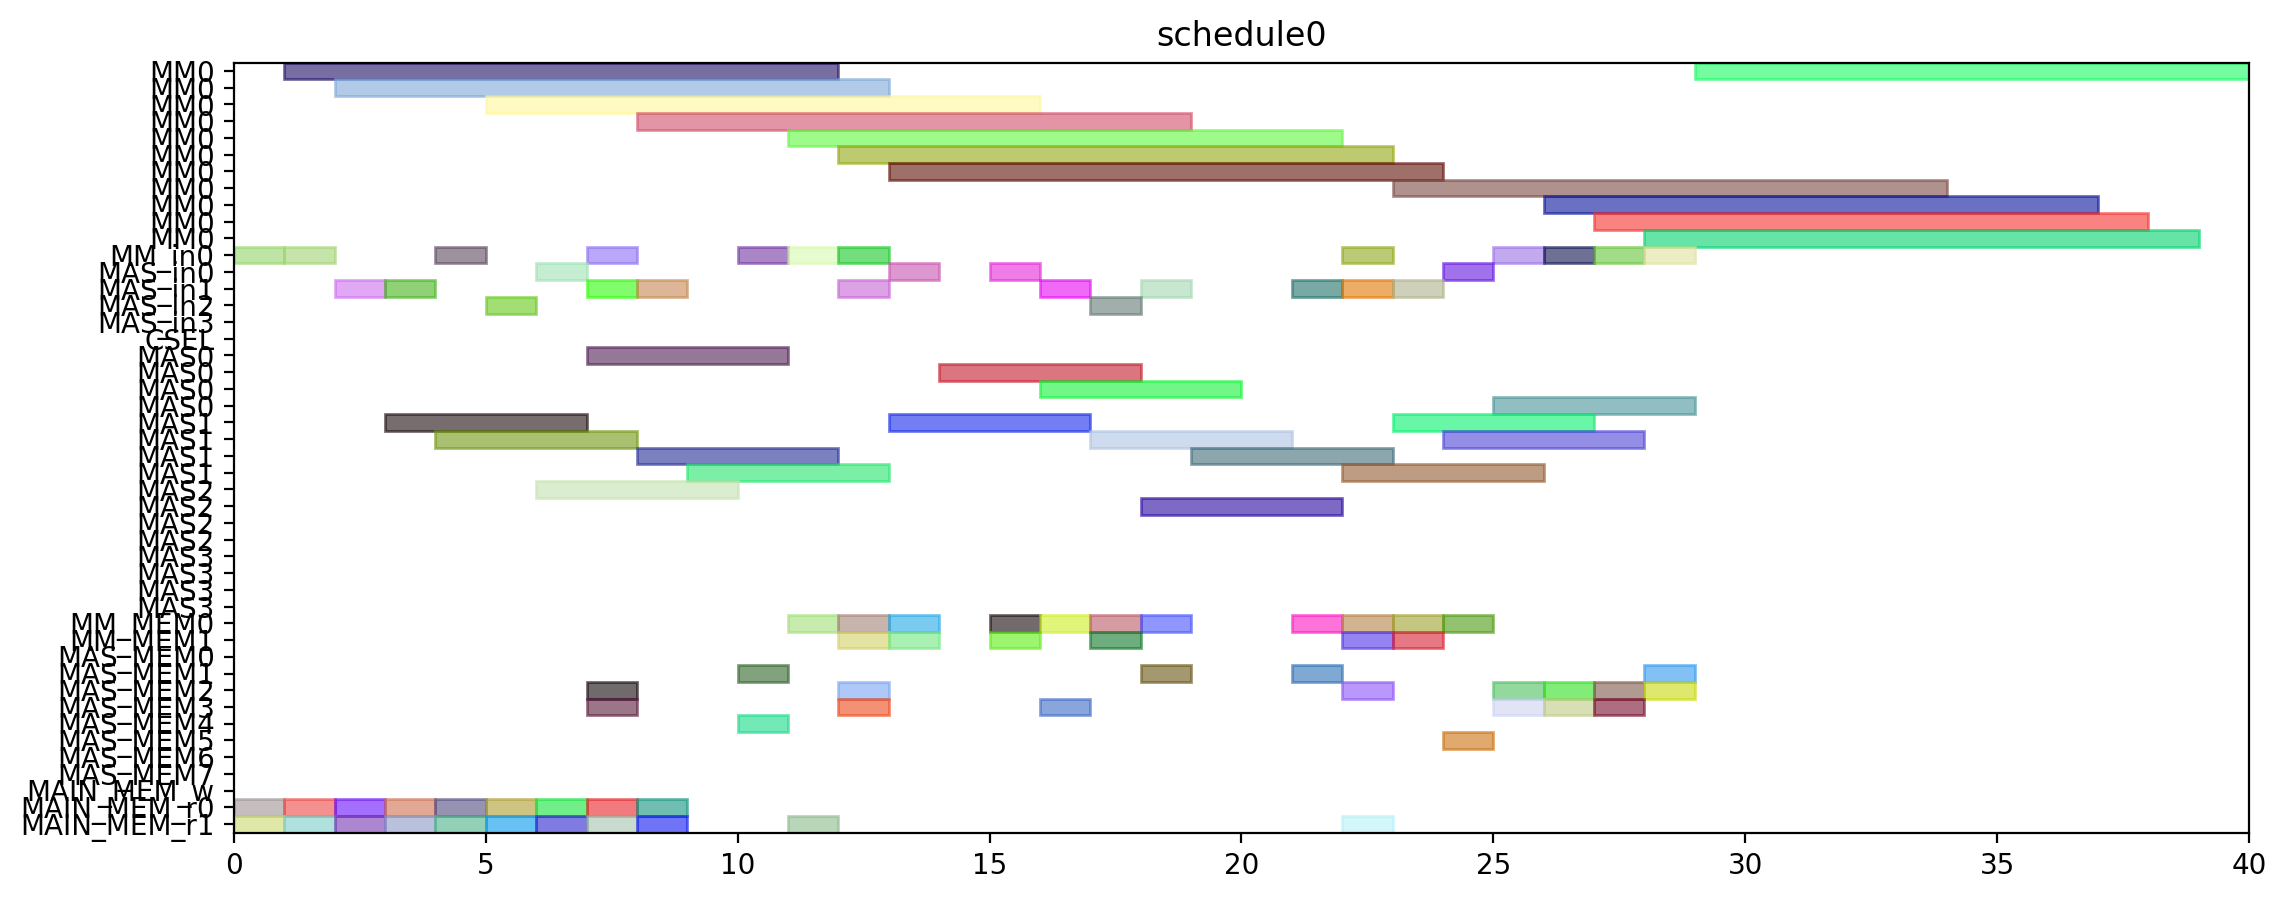

This chart was generated by the following Python code:
from pyschedule import Scenario, solvers, plotters, alt


def solve():
	horizon = 120
	S = Scenario("schedule0", horizon=horizon)

	# resource
	MM = S.Resources('MM', num=1, size=11)
	MM_in = S.Resources('MM_in', num=1)
	MAS_in = S.Resources('MAS_in', num=4)
	CSEL = S.Resource('CSEL')
	MAS = S.Resources('MAS', num=4, size=4, periods=range(1, horizon))
	MM_MEM = S.Resources('MM_MEM', num=2)
	MAS_MEM = S.Resources('MAS_MEM', num=8)
	MAIN_MEM_w = S.Resource('MAIN_MEM_w', size=1)
	MAIN_MEM_r = S.Resources('MAIN_MEM_r', num=2)

	# result of previous scheduling

	# new tasks
	t0 = S.Task('t0', length=11, delay_cost=1)
	t0 += alt(MM)
	t0_in = S.Task('t0_in', length=1, delay_cost=1)
	t0_in += alt(MM_in)
	S += t0_in*MM_in[0]<=t0*MM[0]
	t0_mem0 = S.Task('t0_mem0', length=1, delay_cost=1)
	t0_mem0 += MAIN_MEM_r[0]
	S += t0_mem0 <= t0

	t0_mem1 = S.Task('t0_mem1', length=1, delay_cost=1)
	t0_mem1 += MAIN_MEM_r[1]
	S += t0_mem1 <= t0

	t1 = S.Task('t1', length=11, delay_cost=1)
	t1 += alt(MM)
	t1_in = S.Task('t1_in', length=1, delay_cost=1)
	t1_in += alt(MM_in)
	S += t1_in*MM_in[0]<=t1*MM[0]
	t1_mem0 = S.Task('t1_mem0', length=1, delay_cost=1)
	t1_mem0 += MAIN_MEM_r[0]
	S += t1_mem0 <= t1

	t1_mem1 = S.Task('t1_mem1', length=1, delay_cost=1)
	t1_mem1 += MAIN_MEM_r[1]
	S += t1_mem1 <= t1

	t2 = S.Task('t2', length=11, delay_cost=1)
	t2 += alt(MM)
	t2_in = S.Task('t2_in', length=1, delay_cost=1)
	t2_in += alt(MM_in)
	S += t2_in*MM_in[0]<=t2*MM[0]
	t2_mem0 = S.Task('t2_mem0', length=1, delay_cost=1)
	t2_mem0 += MAIN_MEM_r[0]
	S += t2_mem0 <= t2

	t2_mem1 = S.Task('t2_mem1', length=1, delay_cost=1)
	t2_mem1 += MAIN_MEM_r[1]
	S += t2_mem1 <= t2

	t3 = S.Task('t3', length=4, delay_cost=1)
	t3 += alt(MAS)
	t3_in = S.Task('t3_in', length=1, delay_cost=1)
	t3_in += alt(MAS_in)
	S += t3_in*MAS_in[0]<=t3*MAS[0]

	S += t3_in*MAS_in[1]<=t3*MAS[1]

	S += t3_in*MAS_in[2]<=t3*MAS[2]

	S += t3_in*MAS_in[3]<=t3*MAS[3]

	t3_mem0 = S.Task('t3_mem0', length=1, delay_cost=1)
	t3_mem0 += MAIN_MEM_r[0]
	S += t3_mem0 <= t3

	t3_mem1 = S.Task('t3_mem1', length=1, delay_cost=1)
	t3_mem1 += MAIN_MEM_r[1]
	S += t3_mem1 <= t3

	t4 = S.Task('t4', length=4, delay_cost=1)
	t4 += alt(MAS)
	t4_in = S.Task('t4_in', length=1, delay_cost=1)
	t4_in += alt(MAS_in)
	S += t4_in*MAS_in[0]<=t4*MAS[0]

	S += t4_in*MAS_in[1]<=t4*MAS[1]

	S += t4_in*MAS_in[2]<=t4*MAS[2]

	S += t4_in*MAS_in[3]<=t4*MAS[3]

	t4_mem0 = S.Task('t4_mem0', length=1, delay_cost=1)
	t4_mem0 += MAIN_MEM_r[0]
	S += t4_mem0 <= t4

	t4_mem1 = S.Task('t4_mem1', length=1, delay_cost=1)
	t4_mem1 += MAIN_MEM_r[1]
	S += t4_mem1 <= t4

	t8 = S.Task('t8', length=4, delay_cost=1)
	t8 += alt(MAS)
	t8_in = S.Task('t8_in', length=1, delay_cost=1)
	t8_in += alt(MAS_in)
	S += t8_in*MAS_in[0]<=t8*MAS[0]

	S += t8_in*MAS_in[1]<=t8*MAS[1]

	S += t8_in*MAS_in[2]<=t8*MAS[2]

	S += t8_in*MAS_in[3]<=t8*MAS[3]

	t8_mem0 = S.Task('t8_mem0', length=1, delay_cost=1)
	t8_mem0 += MAIN_MEM_r[0]
	S += t8_mem0 <= t8

	t8_mem1 = S.Task('t8_mem1', length=1, delay_cost=1)
	t8_mem1 += MAIN_MEM_r[1]
	S += t8_mem1 <= t8

	t9 = S.Task('t9', length=4, delay_cost=1)
	t9 += alt(MAS)
	t9_in = S.Task('t9_in', length=1, delay_cost=1)
	t9_in += alt(MAS_in)
	S += t9_in*MAS_in[0]<=t9*MAS[0]

	S += t9_in*MAS_in[1]<=t9*MAS[1]

	S += t9_in*MAS_in[2]<=t9*MAS[2]

	S += t9_in*MAS_in[3]<=t9*MAS[3]

	t9_mem0 = S.Task('t9_mem0', length=1, delay_cost=1)
	t9_mem0 += MAIN_MEM_r[0]
	S += t9_mem0 <= t9

	t9_mem1 = S.Task('t9_mem1', length=1, delay_cost=1)
	t9_mem1 += MAIN_MEM_r[1]
	S += t9_mem1 <= t9

	t13 = S.Task('t13', length=4, delay_cost=1)
	t13 += alt(MAS)
	t13_in = S.Task('t13_in', length=1, delay_cost=1)
	t13_in += alt(MAS_in)
	S += t13_in*MAS_in[0]<=t13*MAS[0]

	S += t13_in*MAS_in[1]<=t13*MAS[1]

	S += t13_in*MAS_in[2]<=t13*MAS[2]

	S += t13_in*MAS_in[3]<=t13*MAS[3]

	t13_mem0 = S.Task('t13_mem0', length=1, delay_cost=1)
	t13_mem0 += MAIN_MEM_r[0]
	S += t13_mem0 <= t13

	t13_mem1 = S.Task('t13_mem1', length=1, delay_cost=1)
	t13_mem1 += MAIN_MEM_r[1]
	S += t13_mem1 <= t13

	t14 = S.Task('t14', length=4, delay_cost=1)
	t14 += alt(MAS)
	t14_in = S.Task('t14_in', length=1, delay_cost=1)
	t14_in += alt(MAS_in)
	S += t14_in*MAS_in[0]<=t14*MAS[0]

	S += t14_in*MAS_in[1]<=t14*MAS[1]

	S += t14_in*MAS_in[2]<=t14*MAS[2]

	S += t14_in*MAS_in[3]<=t14*MAS[3]

	t14_mem0 = S.Task('t14_mem0', length=1, delay_cost=1)
	t14_mem0 += MAIN_MEM_r[0]
	S += t14_mem0 <= t14

	t14_mem1 = S.Task('t14_mem1', length=1, delay_cost=1)
	t14_mem1 += MAIN_MEM_r[1]
	S += t14_mem1 <= t14

	t5 = S.Task('t5', length=11, delay_cost=1)
	t5 += alt(MM)
	t5_in = S.Task('t5_in', length=1, delay_cost=1)
	t5_in += alt(MM_in)
	S += t5_in*MM_in[0]<=t5*MM[0]
	t5_mem0 = S.Task('t5_mem0', length=1, delay_cost=1)
	t5_mem0 += alt(MAS_MEM)
	S += (t3*MAS[0])-1 < t5_mem0*MAS_MEM[0]
	S += (t3*MAS[1])-1 < t5_mem0*MAS_MEM[2]
	S += (t3*MAS[2])-1 < t5_mem0*MAS_MEM[4]
	S += (t3*MAS[3])-1 < t5_mem0*MAS_MEM[6]
	S += t5_mem0 <= t5

	t5_mem1 = S.Task('t5_mem1', length=1, delay_cost=1)
	t5_mem1 += alt(MAS_MEM)
	S += (t4*MAS[0])-1 < t5_mem1*MAS_MEM[1]
	S += (t4*MAS[1])-1 < t5_mem1*MAS_MEM[3]
	S += (t4*MAS[2])-1 < t5_mem1*MAS_MEM[5]
	S += (t4*MAS[3])-1 < t5_mem1*MAS_MEM[7]
	S += t5_mem1 <= t5

	t6 = S.Task('t6', length=4, delay_cost=1)
	t6 += alt(MAS)
	t6_in = S.Task('t6_in', length=1, delay_cost=1)
	t6_in += alt(MAS_in)
	S += t6_in*MAS_in[0]<=t6*MAS[0]

	S += t6_in*MAS_in[1]<=t6*MAS[1]

	S += t6_in*MAS_in[2]<=t6*MAS[2]

	S += t6_in*MAS_in[3]<=t6*MAS[3]

	t6_mem0 = S.Task('t6_mem0', length=1, delay_cost=1)
	t6_mem0 += alt(MM_MEM)
	S += (t0*MM[0])-1 < t6_mem0*MM_MEM[0]
	S += t6_mem0 <= t6

	t6_mem1 = S.Task('t6_mem1', length=1, delay_cost=1)
	t6_mem1 += alt(MM_MEM)
	S += (t1*MM[0])-1 < t6_mem1*MM_MEM[1]
	S += t6_mem1 <= t6

	t10 = S.Task('t10', length=11, delay_cost=1)
	t10 += alt(MM)
	t10_in = S.Task('t10_in', length=1, delay_cost=1)
	t10_in += alt(MM_in)
	S += t10_in*MM_in[0]<=t10*MM[0]
	t10_mem0 = S.Task('t10_mem0', length=1, delay_cost=1)
	t10_mem0 += alt(MAS_MEM)
	S += (t8*MAS[0])-1 < t10_mem0*MAS_MEM[0]
	S += (t8*MAS[1])-1 < t10_mem0*MAS_MEM[2]
	S += (t8*MAS[2])-1 < t10_mem0*MAS_MEM[4]
	S += (t8*MAS[3])-1 < t10_mem0*MAS_MEM[6]
	S += t10_mem0 <= t10

	t10_mem1 = S.Task('t10_mem1', length=1, delay_cost=1)
	t10_mem1 += alt(MAS_MEM)
	S += (t9*MAS[0])-1 < t10_mem1*MAS_MEM[1]
	S += (t9*MAS[1])-1 < t10_mem1*MAS_MEM[3]
	S += (t9*MAS[2])-1 < t10_mem1*MAS_MEM[5]
	S += (t9*MAS[3])-1 < t10_mem1*MAS_MEM[7]
	S += t10_mem1 <= t10

	t11 = S.Task('t11', length=4, delay_cost=1)
	t11 += alt(MAS)
	t11_in = S.Task('t11_in', length=1, delay_cost=1)
	t11_in += alt(MAS_in)
	S += t11_in*MAS_in[0]<=t11*MAS[0]

	S += t11_in*MAS_in[1]<=t11*MAS[1]

	S += t11_in*MAS_in[2]<=t11*MAS[2]

	S += t11_in*MAS_in[3]<=t11*MAS[3]

	t11_mem0 = S.Task('t11_mem0', length=1, delay_cost=1)
	t11_mem0 += alt(MM_MEM)
	S += (t1*MM[0])-1 < t11_mem0*MM_MEM[0]
	S += t11_mem0 <= t11

	t11_mem1 = S.Task('t11_mem1', length=1, delay_cost=1)
	t11_mem1 += alt(MM_MEM)
	S += (t2*MM[0])-1 < t11_mem1*MM_MEM[1]
	S += t11_mem1 <= t11

	t15 = S.Task('t15', length=11, delay_cost=1)
	t15 += alt(MM)
	t15_in = S.Task('t15_in', length=1, delay_cost=1)
	t15_in += alt(MM_in)
	S += t15_in*MM_in[0]<=t15*MM[0]
	t15_mem0 = S.Task('t15_mem0', length=1, delay_cost=1)
	t15_mem0 += alt(MAS_MEM)
	S += (t13*MAS[0])-1 < t15_mem0*MAS_MEM[0]
	S += (t13*MAS[1])-1 < t15_mem0*MAS_MEM[2]
	S += (t13*MAS[2])-1 < t15_mem0*MAS_MEM[4]
	S += (t13*MAS[3])-1 < t15_mem0*MAS_MEM[6]
	S += t15_mem0 <= t15

	t15_mem1 = S.Task('t15_mem1', length=1, delay_cost=1)
	t15_mem1 += alt(MAS_MEM)
	S += (t14*MAS[0])-1 < t15_mem1*MAS_MEM[1]
	S += (t14*MAS[1])-1 < t15_mem1*MAS_MEM[3]
	S += (t14*MAS[2])-1 < t15_mem1*MAS_MEM[5]
	S += (t14*MAS[3])-1 < t15_mem1*MAS_MEM[7]
	S += t15_mem1 <= t15

	t16 = S.Task('t16', length=4, delay_cost=1)
	t16 += alt(MAS)
	t16_in = S.Task('t16_in', length=1, delay_cost=1)
	t16_in += alt(MAS_in)
	S += t16_in*MAS_in[0]<=t16*MAS[0]

	S += t16_in*MAS_in[1]<=t16*MAS[1]

	S += t16_in*MAS_in[2]<=t16*MAS[2]

	S += t16_in*MAS_in[3]<=t16*MAS[3]

	t16_mem0 = S.Task('t16_mem0', length=1, delay_cost=1)
	t16_mem0 += alt(MM_MEM)
	S += (t0*MM[0])-1 < t16_mem0*MM_MEM[0]
	S += t16_mem0 <= t16

	t16_mem1 = S.Task('t16_mem1', length=1, delay_cost=1)
	t16_mem1 += alt(MM_MEM)
	S += (t2*MM[0])-1 < t16_mem1*MM_MEM[1]
	S += t16_mem1 <= t16

	t18 = S.Task('t18', length=4, delay_cost=1)
	t18 += alt(MAS)
	t18_in = S.Task('t18_in', length=1, delay_cost=1)
	t18_in += alt(MAS_in)
	S += t18_in*MAS_in[0]<=t18*MAS[0]

	S += t18_in*MAS_in[1]<=t18*MAS[1]

	S += t18_in*MAS_in[2]<=t18*MAS[2]

	S += t18_in*MAS_in[3]<=t18*MAS[3]

	t18_mem0 = S.Task('t18_mem0', length=1, delay_cost=1)
	t18_mem0 += alt(MM_MEM)
	S += (t0*MM[0])-1 < t18_mem0*MM_MEM[0]
	S += t18_mem0 <= t18

	t18_mem1 = S.Task('t18_mem1', length=1, delay_cost=1)
	t18_mem1 += alt(MM_MEM)
	S += (t0*MM[0])-1 < t18_mem1*MM_MEM[1]
	S += t18_mem1 <= t18

	t20 = S.Task('t20', length=11, delay_cost=1)
	t20 += alt(MM)
	t20_in = S.Task('t20_in', length=1, delay_cost=1)
	t20_in += alt(MM_in)
	S += t20_in*MM_in[0]<=t20*MM[0]
	t20_mem0 = S.Task('t20_mem0', length=1, delay_cost=1)
	t20_mem0 += alt(MM_MEM)
	S += (t2*MM[0])-1 < t20_mem0*MM_MEM[0]
	S += t20_mem0 <= t20

	t20_mem1 = S.Task('t20_mem1', length=1, delay_cost=1)
	t20_mem1 += MAIN_MEM_r[1]
	S += t20_mem1 <= t20

	t7 = S.Task('t7', length=4, delay_cost=1)
	t7 += alt(MAS)
	t7_in = S.Task('t7_in', length=1, delay_cost=1)
	t7_in += alt(MAS_in)
	S += t7_in*MAS_in[0]<=t7*MAS[0]

	S += t7_in*MAS_in[1]<=t7*MAS[1]

	S += t7_in*MAS_in[2]<=t7*MAS[2]

	S += t7_in*MAS_in[3]<=t7*MAS[3]

	t7_mem0 = S.Task('t7_mem0', length=1, delay_cost=1)
	t7_mem0 += alt(MM_MEM)
	S += (t5*MM[0])-1 < t7_mem0*MM_MEM[0]
	S += t7_mem0 <= t7

	t7_mem1 = S.Task('t7_mem1', length=1, delay_cost=1)
	t7_mem1 += alt(MAS_MEM)
	S += (t6*MAS[0])-1 < t7_mem1*MAS_MEM[1]
	S += (t6*MAS[1])-1 < t7_mem1*MAS_MEM[3]
	S += (t6*MAS[2])-1 < t7_mem1*MAS_MEM[5]
	S += (t6*MAS[3])-1 < t7_mem1*MAS_MEM[7]
	S += t7_mem1 <= t7

	t12 = S.Task('t12', length=4, delay_cost=1)
	t12 += alt(MAS)
	t12_in = S.Task('t12_in', length=1, delay_cost=1)
	t12_in += alt(MAS_in)
	S += t12_in*MAS_in[0]<=t12*MAS[0]

	S += t12_in*MAS_in[1]<=t12*MAS[1]

	S += t12_in*MAS_in[2]<=t12*MAS[2]

	S += t12_in*MAS_in[3]<=t12*MAS[3]

	t12_mem0 = S.Task('t12_mem0', length=1, delay_cost=1)
	t12_mem0 += alt(MM_MEM)
	S += (t10*MM[0])-1 < t12_mem0*MM_MEM[0]
	S += t12_mem0 <= t12

	t12_mem1 = S.Task('t12_mem1', length=1, delay_cost=1)
	t12_mem1 += alt(MAS_MEM)
	S += (t11*MAS[0])-1 < t12_mem1*MAS_MEM[1]
	S += (t11*MAS[1])-1 < t12_mem1*MAS_MEM[3]
	S += (t11*MAS[2])-1 < t12_mem1*MAS_MEM[5]
	S += (t11*MAS[3])-1 < t12_mem1*MAS_MEM[7]
	S += t12_mem1 <= t12

	t17 = S.Task('t17', length=4, delay_cost=1)
	t17 += alt(MAS)
	t17_in = S.Task('t17_in', length=1, delay_cost=1)
	t17_in += alt(MAS_in)
	S += t17_in*MAS_in[0]<=t17*MAS[0]

	S += t17_in*MAS_in[1]<=t17*MAS[1]

	S += t17_in*MAS_in[2]<=t17*MAS[2]

	S += t17_in*MAS_in[3]<=t17*MAS[3]

	t17_mem0 = S.Task('t17_mem0', length=1, delay_cost=1)
	t17_mem0 += alt(MM_MEM)
	S += (t15*MM[0])-1 < t17_mem0*MM_MEM[0]
	S += t17_mem0 <= t17

	t17_mem1 = S.Task('t17_mem1', length=1, delay_cost=1)
	t17_mem1 += alt(MAS_MEM)
	S += (t16*MAS[0])-1 < t17_mem1*MAS_MEM[1]
	S += (t16*MAS[1])-1 < t17_mem1*MAS_MEM[3]
	S += (t16*MAS[2])-1 < t17_mem1*MAS_MEM[5]
	S += (t16*MAS[3])-1 < t17_mem1*MAS_MEM[7]
	S += t17_mem1 <= t17

	t19 = S.Task('t19', length=4, delay_cost=1)
	t19 += alt(MAS)
	t19_in = S.Task('t19_in', length=1, delay_cost=1)
	t19_in += alt(MAS_in)
	S += t19_in*MAS_in[0]<=t19*MAS[0]

	S += t19_in*MAS_in[1]<=t19*MAS[1]

	S += t19_in*MAS_in[2]<=t19*MAS[2]

	S += t19_in*MAS_in[3]<=t19*MAS[3]

	t19_mem0 = S.Task('t19_mem0', length=1, delay_cost=1)
	t19_mem0 += alt(MM_MEM)
	S += (t0*MM[0])-1 < t19_mem0*MM_MEM[0]
	S += t19_mem0 <= t19

	t19_mem1 = S.Task('t19_mem1', length=1, delay_cost=1)
	t19_mem1 += alt(MAS_MEM)
	S += (t18*MAS[0])-1 < t19_mem1*MAS_MEM[1]
	S += (t18*MAS[1])-1 < t19_mem1*MAS_MEM[3]
	S += (t18*MAS[2])-1 < t19_mem1*MAS_MEM[5]
	S += (t18*MAS[3])-1 < t19_mem1*MAS_MEM[7]
	S += t19_mem1 <= t19

	t21 = S.Task('t21', length=4, delay_cost=1)
	t21 += alt(MAS)
	t21_in = S.Task('t21_in', length=1, delay_cost=1)
	t21_in += alt(MAS_in)
	S += t21_in*MAS_in[0]<=t21*MAS[0]

	S += t21_in*MAS_in[1]<=t21*MAS[1]

	S += t21_in*MAS_in[2]<=t21*MAS[2]

	S += t21_in*MAS_in[3]<=t21*MAS[3]

	t21_mem0 = S.Task('t21_mem0', length=1, delay_cost=1)
	t21_mem0 += alt(MM_MEM)
	S += (t1*MM[0])-1 < t21_mem0*MM_MEM[0]
	S += t21_mem0 <= t21

	t21_mem1 = S.Task('t21_mem1', length=1, delay_cost=1)
	t21_mem1 += alt(MM_MEM)
	S += (t20*MM[0])-1 < t21_mem1*MM_MEM[1]
	S += t21_mem1 <= t21

	t22 = S.Task('t22', length=4, delay_cost=1)
	t22 += alt(MAS)
	t22_in = S.Task('t22_in', length=1, delay_cost=1)
	t22_in += alt(MAS_in)
	S += t22_in*MAS_in[0]<=t22*MAS[0]

	S += t22_in*MAS_in[1]<=t22*MAS[1]

	S += t22_in*MAS_in[2]<=t22*MAS[2]

	S += t22_in*MAS_in[3]<=t22*MAS[3]

	t22_mem0 = S.Task('t22_mem0', length=1, delay_cost=1)
	t22_mem0 += alt(MM_MEM)
	S += (t1*MM[0])-1 < t22_mem0*MM_MEM[0]
	S += t22_mem0 <= t22

	t22_mem1 = S.Task('t22_mem1', length=1, delay_cost=1)
	t22_mem1 += alt(MM_MEM)
	S += (t20*MM[0])-1 < t22_mem1*MM_MEM[1]
	S += t22_mem1 <= t22

	t23 = S.Task('t23', length=11, delay_cost=1)
	t23 += alt(MM)
	t23_in = S.Task('t23_in', length=1, delay_cost=1)
	t23_in += alt(MM_in)
	S += t23_in*MM_in[0]<=t23*MM[0]
	t23_mem0 = S.Task('t23_mem0', length=1, delay_cost=1)
	t23_mem0 += alt(MAS_MEM)
	S += (t17*MAS[0])-1 < t23_mem0*MAS_MEM[0]
	S += (t17*MAS[1])-1 < t23_mem0*MAS_MEM[2]
	S += (t17*MAS[2])-1 < t23_mem0*MAS_MEM[4]
	S += (t17*MAS[3])-1 < t23_mem0*MAS_MEM[6]
	S += t23_mem0 <= t23

	t23_mem1 = S.Task('t23_mem1', length=1, delay_cost=1)
	t23_mem1 += MAIN_MEM_r[1]
	S += t23_mem1 <= t23

	t25 = S.Task('t25', length=11, delay_cost=1)
	t25 += alt(MM)
	t25_in = S.Task('t25_in', length=1, delay_cost=1)
	t25_in += alt(MM_in)
	S += t25_in*MM_in[0]<=t25*MM[0]
	t25_mem0 = S.Task('t25_mem0', length=1, delay_cost=1)
	t25_mem0 += alt(MAS_MEM)
	S += (t7*MAS[0])-1 < t25_mem0*MAS_MEM[0]
	S += (t7*MAS[1])-1 < t25_mem0*MAS_MEM[2]
	S += (t7*MAS[2])-1 < t25_mem0*MAS_MEM[4]
	S += (t7*MAS[3])-1 < t25_mem0*MAS_MEM[6]
	S += t25_mem0 <= t25

	t25_mem1 = S.Task('t25_mem1', length=1, delay_cost=1)
	t25_mem1 += alt(MAS_MEM)
	S += (t22*MAS[0])-1 < t25_mem1*MAS_MEM[1]
	S += (t22*MAS[1])-1 < t25_mem1*MAS_MEM[3]
	S += (t22*MAS[2])-1 < t25_mem1*MAS_MEM[5]
	S += (t22*MAS[3])-1 < t25_mem1*MAS_MEM[7]
	S += t25_mem1 <= t25

	t27 = S.Task('t27', length=11, delay_cost=1)
	t27 += alt(MM)
	t27_in = S.Task('t27_in', length=1, delay_cost=1)
	t27_in += alt(MM_in)
	S += t27_in*MM_in[0]<=t27*MM[0]
	t27_mem0 = S.Task('t27_mem0', length=1, delay_cost=1)
	t27_mem0 += alt(MAS_MEM)
	S += (t22*MAS[0])-1 < t27_mem0*MAS_MEM[0]
	S += (t22*MAS[1])-1 < t27_mem0*MAS_MEM[2]
	S += (t22*MAS[2])-1 < t27_mem0*MAS_MEM[4]
	S += (t22*MAS[3])-1 < t27_mem0*MAS_MEM[6]
	S += t27_mem0 <= t27

	t27_mem1 = S.Task('t27_mem1', length=1, delay_cost=1)
	t27_mem1 += alt(MAS_MEM)
	S += (t21*MAS[0])-1 < t27_mem1*MAS_MEM[1]
	S += (t21*MAS[1])-1 < t27_mem1*MAS_MEM[3]
	S += (t21*MAS[2])-1 < t27_mem1*MAS_MEM[5]
	S += (t21*MAS[3])-1 < t27_mem1*MAS_MEM[7]
	S += t27_mem1 <= t27

	t28 = S.Task('t28', length=11, delay_cost=1)
	t28 += alt(MM)
	t28_in = S.Task('t28_in', length=1, delay_cost=1)
	t28_in += alt(MM_in)
	S += t28_in*MM_in[0]<=t28*MM[0]
	t28_mem0 = S.Task('t28_mem0', length=1, delay_cost=1)
	t28_mem0 += alt(MAS_MEM)
	S += (t19*MAS[0])-1 < t28_mem0*MAS_MEM[0]
	S += (t19*MAS[1])-1 < t28_mem0*MAS_MEM[2]
	S += (t19*MAS[2])-1 < t28_mem0*MAS_MEM[4]
	S += (t19*MAS[3])-1 < t28_mem0*MAS_MEM[6]
	S += t28_mem0 <= t28

	t28_mem1 = S.Task('t28_mem1', length=1, delay_cost=1)
	t28_mem1 += alt(MAS_MEM)
	S += (t7*MAS[0])-1 < t28_mem1*MAS_MEM[1]
	S += (t7*MAS[1])-1 < t28_mem1*MAS_MEM[3]
	S += (t7*MAS[2])-1 < t28_mem1*MAS_MEM[5]
	S += (t7*MAS[3])-1 < t28_mem1*MAS_MEM[7]
	S += t28_mem1 <= t28

	t29 = S.Task('t29', length=11, delay_cost=1)
	t29 += alt(MM)
	t29_in = S.Task('t29_in', length=1, delay_cost=1)
	t29_in += alt(MM_in)
	S += t29_in*MM_in[0]<=t29*MM[0]
	t29_mem0 = S.Task('t29_mem0', length=1, delay_cost=1)
	t29_mem0 += alt(MAS_MEM)
	S += (t21*MAS[0])-1 < t29_mem0*MAS_MEM[0]
	S += (t21*MAS[1])-1 < t29_mem0*MAS_MEM[2]
	S += (t21*MAS[2])-1 < t29_mem0*MAS_MEM[4]
	S += (t21*MAS[3])-1 < t29_mem0*MAS_MEM[6]
	S += t29_mem0 <= t29

	t29_mem1 = S.Task('t29_mem1', length=1, delay_cost=1)
	t29_mem1 += alt(MAS_MEM)
	S += (t12*MAS[0])-1 < t29_mem1*MAS_MEM[1]
	S += (t12*MAS[1])-1 < t29_mem1*MAS_MEM[3]
	S += (t12*MAS[2])-1 < t29_mem1*MAS_MEM[5]
	S += (t12*MAS[3])-1 < t29_mem1*MAS_MEM[7]
	S += t29_mem1 <= t29

	solvers.mip.solve(S,msg=1,kind='CPLEX',ratio_gap=1.01)

	solution = [['hoge']*len(S.solution()[1]) for i in range(len(S.solution()))]
	for i in range(len(S.solution())):
		for j in range(len(S.solution()[i])):
			solution[i][j]=str(S.solution()[i][j])
	print(solution)

	cycles = int(solution[-1][3])

	pic_file_name = "/mnt/rose/usr1/fukuda/ABE/multiRAM_multiMAS_16mux/scheduling_result/stage11MM1_stage4MAS4/EP_ADD_A_0/schedule0.png"
	if(S.solution() != []):
		plotters.matplotlib.plot(S,img_filename=pic_file_name, show_task_labels=False, fig_size=(cycles*0.25+3, 5))

	return solution
